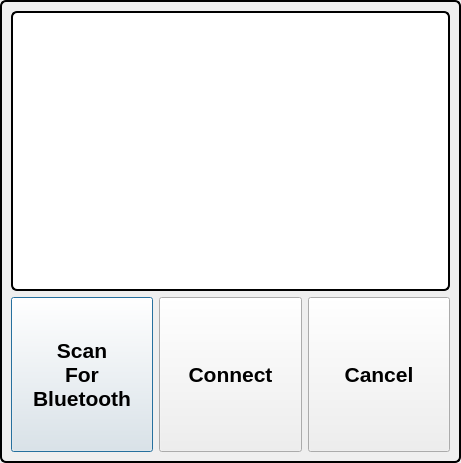
<?xml version="1.0" encoding="UTF-8"?>
<ui version="4.0">
 <class>bluetooth_setup</class>
 <widget class="QDialog" name="bluetooth_setup">
  <property name="enabled">
   <bool>true</bool>
  </property>
  <property name="geometry">
   <rect>
    <x>0</x>
    <y>0</y>
    <width>461</width>
    <height>463</height>
   </rect>
  </property>
  <property name="windowTitle">
   <string>Dialog</string>
  </property>
  <property name="styleSheet">
   <string notr="true">QDialog
{
border: 2px solid black;
border-radius: 6px;
}
</string>
  </property>
  <layout class="QGridLayout" name="gridLayout">
   <item row="0" column="0">
    <widget class="QListWidget" name="listViewBluetoothDevices">
     <property name="minimumSize">
      <size>
       <width>421</width>
       <height>280</height>
      </size>
     </property>
     <property name="font">
      <font>
       <pointsize>40</pointsize>
       <weight>75</weight>
       <bold>true</bold>
      </font>
     </property>
     <property name="styleSheet">
      <string notr="true">QListWidget
{
background-color: rgb(255, 255, 255);
border: 2px solid black;
border-radius: 6px;
}</string>
     </property>
     <property name="verticalScrollBarPolicy">
      <enum>Qt::ScrollBarAlwaysOff</enum>
     </property>
     <property name="horizontalScrollBarPolicy">
      <enum>Qt::ScrollBarAlwaysOff</enum>
     </property>
    </widget>
   </item>
   <item row="1" column="0">
    <layout class="QHBoxLayout" name="horizontalLayout">
     <item>
      <widget class="QPushButton" name="pushButtonScan">
       <property name="sizePolicy">
        <sizepolicy hsizetype="Expanding" vsizetype="Expanding">
         <horstretch>0</horstretch>
         <verstretch>0</verstretch>
        </sizepolicy>
       </property>
       <property name="minimumSize">
        <size>
         <width>121</width>
         <height>51</height>
        </size>
       </property>
       <property name="font">
        <font>
         <pointsize>16</pointsize>
         <weight>75</weight>
         <bold>true</bold>
        </font>
       </property>
       <property name="styleSheet">
        <string notr="true"/>
       </property>
       <property name="text">
        <string>Scan
For
Bluetooth</string>
       </property>
      </widget>
     </item>
     <item>
      <widget class="QPushButton" name="pushButtonOk">
       <property name="sizePolicy">
        <sizepolicy hsizetype="Expanding" vsizetype="Expanding">
         <horstretch>0</horstretch>
         <verstretch>0</verstretch>
        </sizepolicy>
       </property>
       <property name="minimumSize">
        <size>
         <width>121</width>
         <height>51</height>
        </size>
       </property>
       <property name="font">
        <font>
         <pointsize>16</pointsize>
         <weight>75</weight>
         <bold>true</bold>
        </font>
       </property>
       <property name="styleSheet">
        <string notr="true"/>
       </property>
       <property name="text">
        <string>Connect</string>
       </property>
      </widget>
     </item>
     <item>
      <widget class="QPushButton" name="pushButtonCancel">
       <property name="sizePolicy">
        <sizepolicy hsizetype="Expanding" vsizetype="Expanding">
         <horstretch>0</horstretch>
         <verstretch>0</verstretch>
        </sizepolicy>
       </property>
       <property name="minimumSize">
        <size>
         <width>121</width>
         <height>51</height>
        </size>
       </property>
       <property name="font">
        <font>
         <pointsize>16</pointsize>
         <weight>75</weight>
         <bold>true</bold>
        </font>
       </property>
       <property name="styleSheet">
        <string notr="true"/>
       </property>
       <property name="text">
        <string>Cancel</string>
       </property>
      </widget>
     </item>
    </layout>
   </item>
  </layout>
 </widget>
 <resources/>
 <connections/>
</ui>
